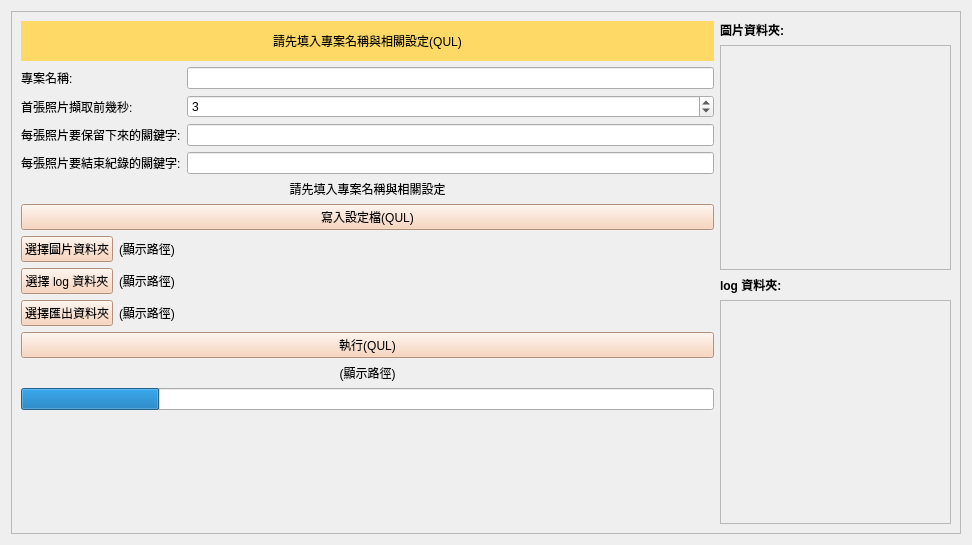
<?xml version="1.0" encoding="UTF-8"?>
<ui version="4.0">
 <class>Form</class>
 <widget class="QWidget" name="Form">
  <property name="geometry">
   <rect>
    <x>0</x>
    <y>0</y>
    <width>972</width>
    <height>545</height>
   </rect>
  </property>
  <property name="windowTitle">
   <string>Form</string>
  </property>
  <layout class="QHBoxLayout" name="horizontalLayout">
   <item>
    <widget class="QScrollArea" name="scrollArea_3">
     <property name="widgetResizable">
      <bool>true</bool>
     </property>
     <widget class="QWidget" name="scrollAreaWidgetContents_3">
      <property name="geometry">
       <rect>
        <x>0</x>
        <y>0</y>
        <width>948</width>
        <height>521</height>
       </rect>
      </property>
      <layout class="QHBoxLayout" name="horizontalLayout_2" stretch="3,1">
       <item>
        <layout class="QVBoxLayout" name="verticalLayout">
         <item>
          <widget class="QLabel" name="label">
           <property name="minimumSize">
            <size>
             <width>0</width>
             <height>40</height>
            </size>
           </property>
           <property name="cursor">
            <cursorShape>IBeamCursor</cursorShape>
           </property>
           <property name="mouseTracking">
            <bool>true</bool>
           </property>
           <property name="focusPolicy">
            <enum>Qt::ClickFocus</enum>
           </property>
           <property name="styleSheet">
            <string notr="true">background:rgb(255, 217, 102); 
text-align:center;
color: black;</string>
           </property>
           <property name="text">
            <string>請先填入專案名稱與相關設定(QUL)</string>
           </property>
           <property name="scaledContents">
            <bool>false</bool>
           </property>
           <property name="alignment">
            <set>Qt::AlignCenter</set>
           </property>
           <property name="textInteractionFlags">
            <set>Qt::LinksAccessibleByMouse|Qt::TextSelectableByMouse</set>
           </property>
          </widget>
         </item>
         <item>
          <layout class="QGridLayout" name="gridLayout">
           <item row="3" column="0">
            <widget class="QLabel" name="label_5">
             <property name="styleSheet">
              <string notr="true"/>
             </property>
             <property name="text">
              <string>每張照片要結束紀錄的關鍵字:</string>
             </property>
            </widget>
           </item>
           <item row="2" column="0">
            <widget class="QLabel" name="label_4">
             <property name="styleSheet">
              <string notr="true"/>
             </property>
             <property name="text">
              <string>每張照片要保留下來的關鍵字:</string>
             </property>
            </widget>
           </item>
           <item row="2" column="1">
            <widget class="QLineEdit" name="filterKeywordText"/>
           </item>
           <item row="1" column="1">
            <widget class="QSpinBox" name="prevSecClipSpinbox">
             <property name="keyboardTracking">
              <bool>false</bool>
             </property>
             <property name="value">
              <number>3</number>
             </property>
            </widget>
           </item>
           <item row="3" column="1">
            <widget class="QLineEdit" name="endKeywordEntry"/>
           </item>
           <item row="0" column="1">
            <widget class="QLineEdit" name="projectNameEntry"/>
           </item>
           <item row="0" column="0">
            <widget class="QLabel" name="label_2">
             <property name="styleSheet">
              <string notr="true"/>
             </property>
             <property name="text">
              <string>專案名稱:</string>
             </property>
            </widget>
           </item>
           <item row="1" column="0">
            <widget class="QLabel" name="label_3">
             <property name="styleSheet">
              <string notr="true"/>
             </property>
             <property name="text">
              <string>首張照片擷取前幾秒:</string>
             </property>
            </widget>
           </item>
          </layout>
         </item>
         <item>
          <widget class="QLabel" name="configStatusLabel">
           <property name="text">
            <string>請先填入專案名稱與相關設定</string>
           </property>
           <property name="alignment">
            <set>Qt::AlignCenter</set>
           </property>
          </widget>
         </item>
         <item>
          <widget class="QPushButton" name="configButton">
           <property name="cursor">
            <cursorShape>OpenHandCursor</cursorShape>
           </property>
           <property name="mouseTracking">
            <bool>false</bool>
           </property>
           <property name="styleSheet">
            <string notr="true">background:rgb(248, 203, 173); 
color: black;</string>
           </property>
           <property name="text">
            <string>寫入設定檔(QUL)</string>
           </property>
          </widget>
         </item>
         <item>
          <layout class="QGridLayout" name="gridLayout_2" columnstretch="0,1">
           <item row="0" column="0">
            <widget class="QPushButton" name="readImagesDirButton">
             <property name="sizePolicy">
              <sizepolicy hsizetype="Preferred" vsizetype="Maximum">
               <horstretch>0</horstretch>
               <verstretch>0</verstretch>
              </sizepolicy>
             </property>
             <property name="cursor">
              <cursorShape>OpenHandCursor</cursorShape>
             </property>
             <property name="styleSheet">
              <string notr="true">background:rgb(248, 203, 173); 
color: black;</string>
             </property>
             <property name="text">
              <string>選擇圖片資料夾</string>
             </property>
            </widget>
           </item>
           <item row="1" column="1">
            <widget class="QLabel" name="readLogDirLabel">
             <property name="cursor">
              <cursorShape>IBeamCursor</cursorShape>
             </property>
             <property name="text">
              <string>(顯示路徑)</string>
             </property>
             <property name="wordWrap">
              <bool>true</bool>
             </property>
             <property name="textInteractionFlags">
              <set>Qt::LinksAccessibleByMouse|Qt::TextSelectableByMouse</set>
             </property>
            </widget>
           </item>
           <item row="0" column="1">
            <widget class="QLabel" name="readImagesDirLabel">
             <property name="sizePolicy">
              <sizepolicy hsizetype="Minimum" vsizetype="Minimum">
               <horstretch>0</horstretch>
               <verstretch>0</verstretch>
              </sizepolicy>
             </property>
             <property name="cursor">
              <cursorShape>IBeamCursor</cursorShape>
             </property>
             <property name="text">
              <string>(顯示路徑)</string>
             </property>
             <property name="wordWrap">
              <bool>true</bool>
             </property>
             <property name="textInteractionFlags">
              <set>Qt::LinksAccessibleByMouse|Qt::TextSelectableByMouse</set>
             </property>
            </widget>
           </item>
           <item row="2" column="1">
            <widget class="QLabel" name="outputDirLabel">
             <property name="cursor">
              <cursorShape>IBeamCursor</cursorShape>
             </property>
             <property name="text">
              <string>(顯示路徑)</string>
             </property>
             <property name="wordWrap">
              <bool>true</bool>
             </property>
             <property name="textInteractionFlags">
              <set>Qt::LinksAccessibleByMouse|Qt::TextSelectableByMouse</set>
             </property>
            </widget>
           </item>
           <item row="1" column="0">
            <widget class="QPushButton" name="readLogDirButton">
             <property name="sizePolicy">
              <sizepolicy hsizetype="Preferred" vsizetype="Maximum">
               <horstretch>0</horstretch>
               <verstretch>0</verstretch>
              </sizepolicy>
             </property>
             <property name="cursor">
              <cursorShape>OpenHandCursor</cursorShape>
             </property>
             <property name="styleSheet">
              <string notr="true">background:rgb(248, 203, 173); 
color: black;</string>
             </property>
             <property name="text">
              <string>選擇 log 資料夾</string>
             </property>
            </widget>
           </item>
           <item row="2" column="0">
            <widget class="QPushButton" name="outputDirButton">
             <property name="sizePolicy">
              <sizepolicy hsizetype="Preferred" vsizetype="Maximum">
               <horstretch>0</horstretch>
               <verstretch>0</verstretch>
              </sizepolicy>
             </property>
             <property name="cursor">
              <cursorShape>OpenHandCursor</cursorShape>
             </property>
             <property name="styleSheet">
              <string notr="true">background:rgb(248, 203, 173); 
color: black;</string>
             </property>
             <property name="text">
              <string>選擇匯出資料夾</string>
             </property>
            </widget>
           </item>
          </layout>
         </item>
         <item>
          <widget class="QPushButton" name="executeParserButton">
           <property name="cursor">
            <cursorShape>OpenHandCursor</cursorShape>
           </property>
           <property name="styleSheet">
            <string notr="true">background:rgb(248, 203, 173); 
color: black;</string>
           </property>
           <property name="text">
            <string>執行(QUL)</string>
           </property>
          </widget>
         </item>
         <item>
          <widget class="QLabel" name="statusLabel">
           <property name="text">
            <string>(顯示路徑)</string>
           </property>
           <property name="alignment">
            <set>Qt::AlignCenter</set>
           </property>
          </widget>
         </item>
         <item>
          <widget class="QProgressBar" name="executeParserProgressBar">
           <property name="value">
            <number>20</number>
           </property>
           <property name="textVisible">
            <bool>false</bool>
           </property>
          </widget>
         </item>
         <item>
          <spacer name="verticalSpacer">
           <property name="orientation">
            <enum>Qt::Vertical</enum>
           </property>
           <property name="sizeHint" stdset="0">
            <size>
             <width>20</width>
             <height>40</height>
            </size>
           </property>
          </spacer>
         </item>
        </layout>
       </item>
       <item>
        <layout class="QVBoxLayout" name="verticalLayout_6">
         <item>
          <layout class="QVBoxLayout" name="verticalLayout_3">
           <item>
            <widget class="QLabel" name="label_11">
             <property name="styleSheet">
              <string notr="true">font:Bold</string>
             </property>
             <property name="text">
              <string>圖片資料夾:</string>
             </property>
            </widget>
           </item>
           <item>
            <widget class="QScrollArea" name="scrollArea">
             <property name="minimumSize">
              <size>
               <width>180</width>
               <height>0</height>
              </size>
             </property>
             <property name="verticalScrollBarPolicy">
              <enum>Qt::ScrollBarAsNeeded</enum>
             </property>
             <property name="widgetResizable">
              <bool>true</bool>
             </property>
             <widget class="QWidget" name="scrollAreaWidgetContents">
              <property name="geometry">
               <rect>
                <x>0</x>
                <y>0</y>
                <width>224</width>
                <height>219</height>
               </rect>
              </property>
              <layout class="QVBoxLayout" name="verticalLayout_2">
               <item>
                <widget class="QLabel" name="photo_list_label">
                 <property name="text">
                  <string/>
                 </property>
                </widget>
               </item>
              </layout>
             </widget>
            </widget>
           </item>
          </layout>
         </item>
         <item>
          <layout class="QVBoxLayout" name="verticalLayout_5">
           <item>
            <widget class="QLabel" name="label_12">
             <property name="styleSheet">
              <string notr="true">font:Bold;
</string>
             </property>
             <property name="text">
              <string>log 資料夾:</string>
             </property>
            </widget>
           </item>
           <item>
            <widget class="QScrollArea" name="scrollArea_2">
             <property name="widgetResizable">
              <bool>true</bool>
             </property>
             <widget class="QWidget" name="scrollAreaWidgetContents_2">
              <property name="geometry">
               <rect>
                <x>0</x>
                <y>0</y>
                <width>224</width>
                <height>219</height>
               </rect>
              </property>
              <layout class="QVBoxLayout" name="verticalLayout_4">
               <item>
                <widget class="QLabel" name="log_list_label">
                 <property name="text">
                  <string/>
                 </property>
                </widget>
               </item>
              </layout>
             </widget>
            </widget>
           </item>
          </layout>
         </item>
        </layout>
       </item>
      </layout>
     </widget>
    </widget>
   </item>
  </layout>
 </widget>
 <resources/>
 <connections/>
</ui>
